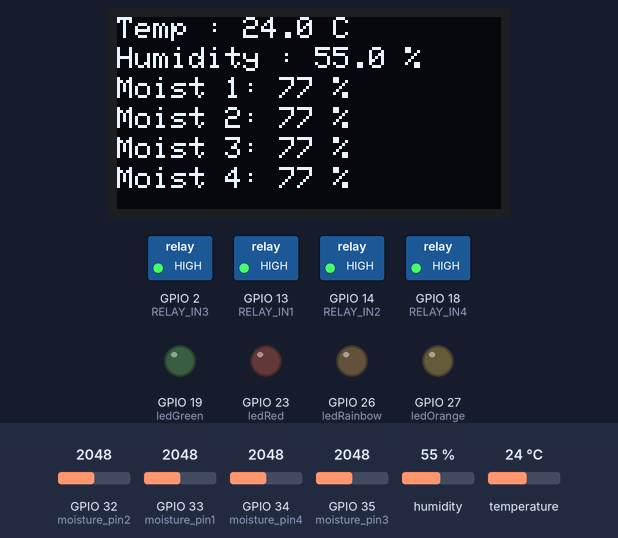
Simulated run of this sketch. Board: ESP32. Shown: 128×64 one-colour display, switched loads named in the sketch (green lamp = pin HIGH), output pins drawn as LEDs (lit = HIGH). The inputs (shaded band) are chosen by the test bench; at power-on: GPIO 32 (moisture_pin2) = 2048, GPIO 33 (moisture_pin1) = 2048, humidity 55 %, GPIO 34 (moisture_pin4) = 2048, GPIO 35 (moisture_pin3) = 2048, temperature 24 °C. What the sketch prints to the serial monitor is not drawn.

Above: at 3.3 s.
3.4 s: GPIO 32 (moisture_pin2) set to 2731
At 13.4 s:
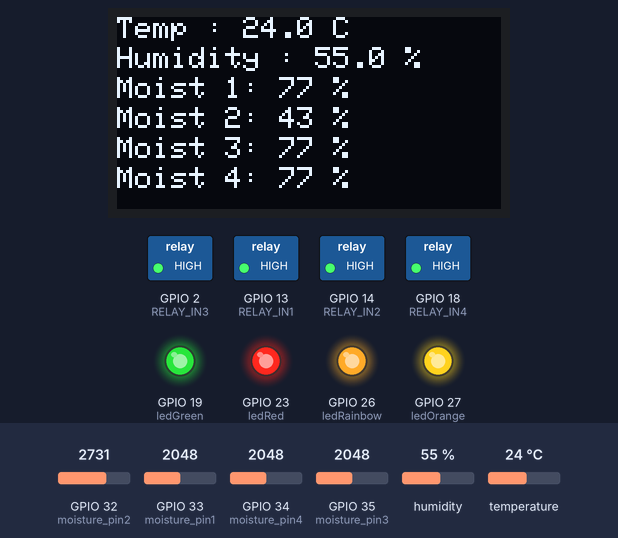
13.7 s: GPIO 32 (moisture_pin2) set to 2850
At 22.7 s:
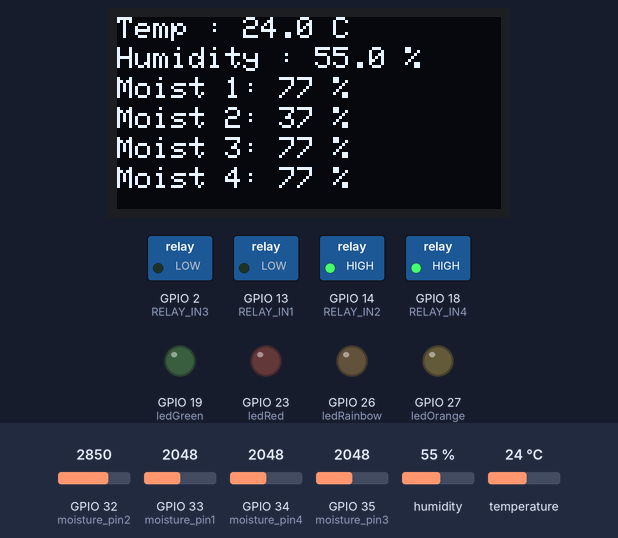
23.7 s: GPIO 33 (moisture_pin1) set to 2766
At 32.9 s:
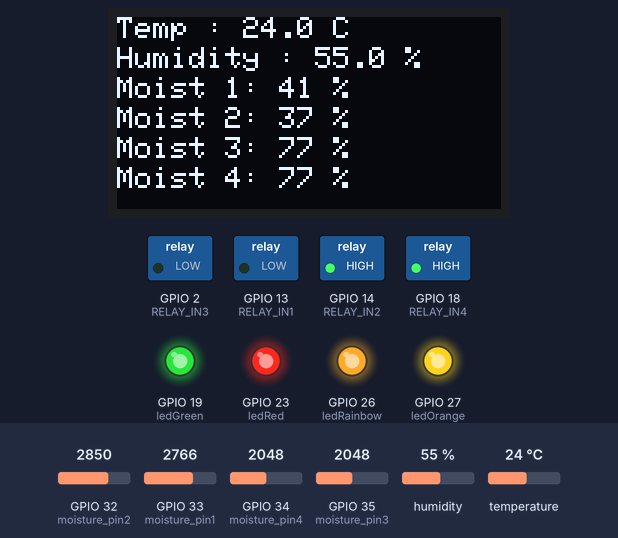
33.8 s: GPIO 33 (moisture_pin1) set to 2862
At 43.1 s:
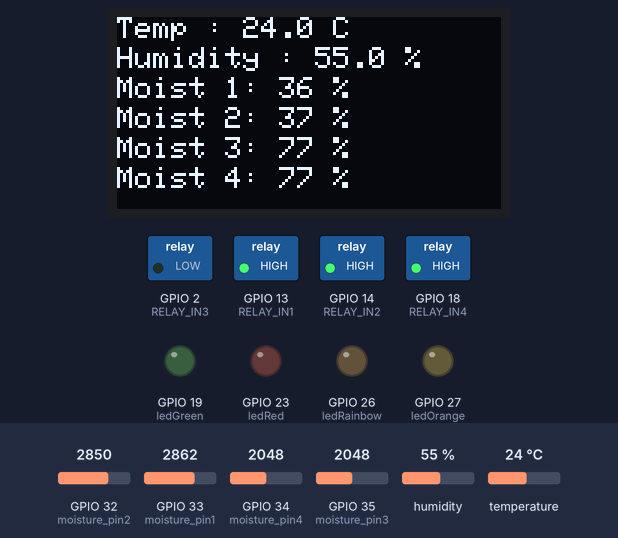
43.8 s: GPIO 32 (moisture_pin2) set to 1228
At 53.4 s:
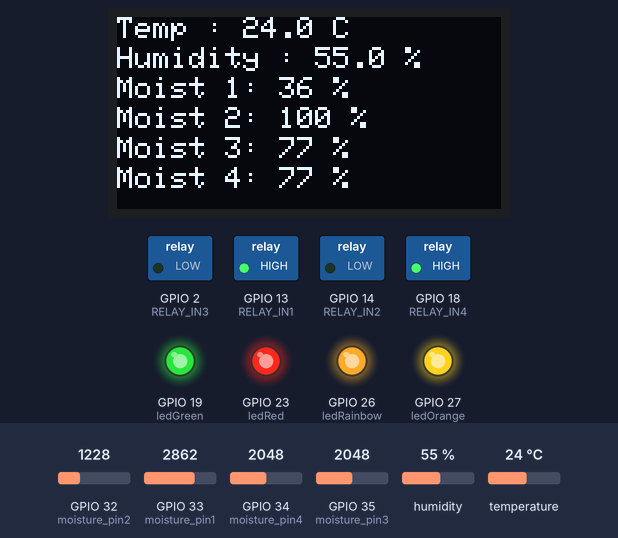
53.8 s: humidity set to 22 %
At 63.6 s:
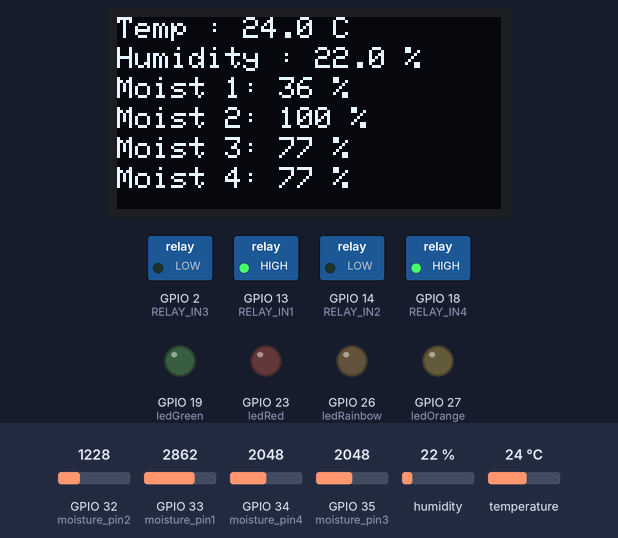
Timing chart, 0 to 104.0 s (numbered marks = the images above; inputs shaded):
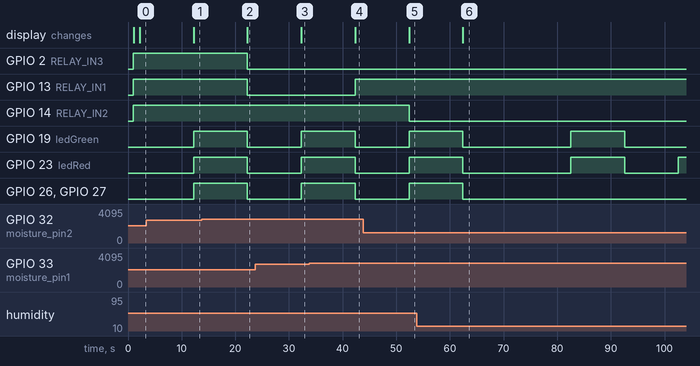

The sketch:

_System_with_IoT_Data_Collection__Data_Sender_using_ESP-NOW_.ino
```cpp
//----------------------------------------------------------------
// The Learning Farm ESP32 Automated Irrigation System v2.0 with IoT Data Collection (Initial Prototype, Data Sender using ESP-NOW)
//
// Vincent Tjoa, July 3, 2025
// TLF_PROTOTYPE_ESP32_RELAY_SENSORS

#include <DHT.h>
#include <DHT_U.h>
#include <HardwareSerial.h>
#include <Wire.h>
#include <Adafruit_GFX.h>
#include <Adafruit_SSD1306.h>
#include <WiFi.h>
#include <esp_now.h>
#include <esp_wifi.h>

// Relay Setup
#define RELAY_IN1 13
#define RELAY_IN2 14
#define RELAY_IN3 2
#define RELAY_IN4 18

// DHT22 Setup
#define DHTPIN 25
#define DHTTYPE DHT22
DHT dht(DHTPIN, DHTTYPE);

// LED Pins
const int ledGreen = 19;
const int ledRed = 23;
const int ledOrange = 27;
const int ledRainbow = 26;

// Soil Moisture Setup
const int moisture_pin1 = 33;
const int moisture_pin2 = 32;
const int moisture_pin3 = 35;
const int moisture_pin4 = 34;
int moisture_raw1 = 0, moisture_raw2 = 0, moisture_raw3 = 0, moisture_raw4 = 0;
int moisture_percent1 = 0, moisture_percent2 = 0, moisture_percent3 = 0, moisture_percent4 = 0;

// OLED Setup
#define SCREEN_WIDTH 128
#define SCREEN_HEIGHT 64
#define OLED_RESET -1
Adafruit_SSD1306 display(SCREEN_WIDTH, SCREEN_HEIGHT, &Wire, OLED_RESET);

// ESP-NOW Setup
uint8_t receiverMac[] = {0xCC, 0xDB, 0xA7, 0x9D, 0x77, 0xAC};
esp_now_peer_info_t peerInfo;

typedef struct struct_message {
  float temperature;
  float humidity;
  int moisture1;
  int moisture2;
  int moisture3;
  int moisture4;
} struct_message;

struct_message sensorData;

void OnDataSent(const uint8_t *mac_addr, esp_now_send_status_t status) {
  Serial.print("ESP-NOW Send Status: ");
  Serial.println(status == ESP_NOW_SEND_SUCCESS ? "Success" : "Fail");
}

void initESPNow() {
  WiFi.mode(WIFI_STA);
  delay(100);

  // Set WiFi channel (optional if matching receiver's channel)
  esp_wifi_set_promiscuous(true);
  esp_wifi_set_channel(6, WIFI_SECOND_CHAN_NONE);
  esp_wifi_set_promiscuous(false);

  if (esp_now_init() != ESP_OK) {
    Serial.println("❌ Error initializing ESP-NOW");
    return;
  }

  esp_now_register_send_cb(OnDataSent);
  memcpy(peerInfo.peer_addr, receiverMac, 6);
  peerInfo.channel = 0;
  peerInfo.encrypt = false;

  if (esp_now_add_peer(&peerInfo) != ESP_OK) {
    Serial.println("❌ Failed to add ESP-NOW peer");
  } else {
    Serial.println("✅ ESP-NOW peer added");
  }
}

// Moisture Mapping Function
int mapMoisture(int raw) {
  int percent = ((3600 - raw) / (3600.0 - 1600.0)) * 100;
  return constrain(percent, 0, 100);
}

// LED Blink Struct
struct BlinkState {
  unsigned long previousMillis = 0;
  int blinkCount = 0;
  int blinkLimit = 0;
  bool ledState = false;
};

BlinkState greenBlink, redBlink, orangeBlink, rainbowBlink;

void handleBlink(int pin, BlinkState &state, int totalBlinks);

void handleBlink(int pin, BlinkState &state, int totalBlinks) {
  unsigned long currentMillis = millis();
  const int onTime = 200;
  const int offTime = 100;

  // If blinking is finished
  if (state.blinkCount >= state.blinkLimit * 2) {
    digitalWrite(pin, LOW);
    // Update blink limit if changed
    if (totalBlinks != state.blinkLimit) {
      state.blinkCount = 0;
      state.blinkLimit = totalBlinks;
      state.previousMillis = currentMillis;
      state.ledState = false;
    }
    return;
  }

  // Start new blink cycle if needed
  if (state.blinkLimit == 0 && totalBlinks > 0) {
    state.blinkCount = 0;
    state.blinkLimit = totalBlinks;
    state.previousMillis = currentMillis;
    state.ledState = false;
  }

  int interval = state.ledState ? onTime : offTime;
  if (currentMillis - state.previousMillis >= interval) {
    state.previousMillis = currentMillis;
    state.ledState = !state.ledState;
    digitalWrite(pin, state.ledState ? HIGH : LOW);
    state.blinkCount++;
  }
}

void setup() {
  Serial.begin(115200);
  Wire.begin();
  dht.begin();
  delay(1000);

  pinMode(RELAY_IN1, OUTPUT);
  pinMode(RELAY_IN2, OUTPUT);
  pinMode(RELAY_IN3, OUTPUT);
  pinMode(RELAY_IN4, OUTPUT);

  digitalWrite(RELAY_IN1, HIGH);
  digitalWrite(RELAY_IN2, HIGH);
  digitalWrite(RELAY_IN3, HIGH);
  digitalWrite(RELAY_IN4, HIGH);

  pinMode(ledGreen, OUTPUT);
  pinMode(ledRed, OUTPUT);
  pinMode(ledOrange, OUTPUT);
  pinMode(ledRainbow, OUTPUT);

  if (!display.begin(SSD1306_SWITCHCAPVCC, 0x3C)) {
    Serial.println(F("❌ SSD1306 allocation failed"));
    for (;;);
  }

  display.clearDisplay();
  display.setTextSize(2);
  display.setTextColor(WHITE);
  display.setCursor(5, 30);
  display.println("Booting...");
  display.display();
  delay(1000);
  display.clearDisplay();

  initESPNow();
}

void loop() {
  float dhtTemp = dht.readTemperature();
  float humidity = dht.readHumidity();

  moisture_raw1 = analogRead(moisture_pin1);
  moisture_raw2 = analogRead(moisture_pin2);
  moisture_raw3 = analogRead(moisture_pin3);
  moisture_raw4 = analogRead(moisture_pin4);

  moisture_percent1 = mapMoisture(moisture_raw1);
  moisture_percent2 = mapMoisture(moisture_raw2);
  moisture_percent3 = mapMoisture(moisture_raw3);
  moisture_percent4 = mapMoisture(moisture_raw4);

  Serial.printf("\nTemp: %.1f C, Humidity: %.1f %%\n", dhtTemp, humidity);
  Serial.printf("Moisture 1: %d %% (raw %d)\n", moisture_percent1, moisture_raw1);
  Serial.printf("Moisture 2: %d %% (raw %d)\n", moisture_percent2, moisture_raw2);
  Serial.printf("Moisture 3: %d %% (raw %d)\n", moisture_percent3, moisture_raw3);
  Serial.printf("Moisture 4: %d %% (raw %d)\n", moisture_percent4, moisture_raw4);

  display.clearDisplay();
  display.setTextSize(1);
  display.setCursor(0, 0); display.printf("Temp : %.1f C\n", dhtTemp);
  display.setCursor(0, 10); display.printf("Humidity : %.1f %%\n", humidity);
  display.setCursor(0, 20); display.printf("Moist 1: %d %%\n", moisture_percent1);
  display.setCursor(0, 30); display.printf("Moist 2: %d %%\n", moisture_percent2);
  display.setCursor(0, 40); display.printf("Moist 3: %d %%\n", moisture_percent3);
  display.setCursor(0, 50); display.printf("Moist 4: %d %%\n", moisture_percent4);
  display.display();

  handleBlink(ledGreen, greenBlink, moisture_percent1 / 20);
  handleBlink(ledRed, redBlink, moisture_percent2 / 20);
  handleBlink(ledOrange, orangeBlink, moisture_percent3 / 20);
  handleBlink(ledRainbow, rainbowBlink, moisture_percent4 / 20);


  // Relay Conditions
  bool moist1_low = (moisture_percent1 < 40);
  bool moist2_low = (moisture_percent2 < 40);

  // Pump (Relay IN3) ON if either soil 1 or 2 is dry
  if (moist1_low || moist2_low) {
    digitalWrite(RELAY_IN3, LOW);  // ON (active-low)
  } else {
    digitalWrite(RELAY_IN3, HIGH); // OFF
  }

  // Valve 1 (Relay IN1) ON if moist1 > 40 and moist2 < 40
  if (!moist1_low && moist2_low) {
    digitalWrite(RELAY_IN1, LOW);  // ON
  } else {
    digitalWrite(RELAY_IN1, HIGH); // OFF
  }

  // Valve 2 (Relay IN2) ON if moist2 > 40 and moist1 < 40
  if (!moist2_low && moist1_low) {
    digitalWrite(RELAY_IN2, LOW);  // ON
  } else {
    digitalWrite(RELAY_IN2, HIGH); // OFF
  }

  // Relay IN4 not used or set to OFF
  digitalWrite(RELAY_IN4, HIGH);// Relay logic (active-low)

  // Send Data via ESP-NOW
  sensorData.temperature = dhtTemp;
  sensorData.humidity = humidity;
  sensorData.moisture1 = moisture_percent1;
  sensorData.moisture2 = moisture_percent2;
  sensorData.moisture3 = moisture_percent3;
  sensorData.moisture4 = moisture_percent4;

  esp_err_t result = esp_now_send(receiverMac, (uint8_t *)&sensorData, sizeof(sensorData));
  if (result == ESP_OK) {
    Serial.println("✅ ESP-NOW Data sent");
  } else {
    Serial.printf("❌ ESP-NOW Send Error (%d)\n", result);
  }

  delay(10000);

}

/*
  moisture_raw1 = analogRead(moisture_pin1);
  // Updated mapping for soil_moisture_1: 1550 (wet) -> 100%, 3700 (dry) -> 0%
  moisture_percent1 = ((3600 - moisture_raw1) / (3600.0 - 1600.0)) * 100;
  moisture_percent1 = constrain(moisture_percent1, 0, 100); // Clamp between 0–100

  moisture_raw2 = analogRead(moisture_pin2);
  // Updated mapping for soil_moisture_2: 1550 (wet) -> 100%, 3700 (dry) -> 0%
  moisture_percent2 = ((3600 - moisture_raw2) / (3600.0 - 1600.0)) * 100;
  moisture_percent2 = constrain(moisture_percent2, 0, 100); // Clamp between 0–100

  moisture_raw3 = analogRead(moisture_pin3);
  // Updated mapping for soil_moisture_3: 1550 (wet) -> 100%, 3700 (dry) -> 0%
  moisture_percent3 = ((3600 - moisture_raw3) / (3600.0 - 1600.0) * 100);
  moisture_percent3 = constrain(moisture_percent3, 0, 100); // Clamp between 0–100

  moisture_raw4 = analogRead(moisture_pin4);
  // Updated mapping for soil_moisture_4: 1550 (wet) -> 100%, 3300 (dry) -> 0%
  moisture_percent4 = ((3600 - moisture_raw4) / (3600.0 - 1600.0)) * 100;
  moisture_percent4 = constrain(moisture_percent4, 0, 100); // Clamp between 0–100
*/
```

Measured:
- the behaviour switches between 2800 and 2801 on GPIO 32 (moisture_pin2) (found by bisection; images 1 and 2)
- the behaviour switches between 2800 and 2801 on GPIO 33 (moisture_pin1) (found by bisection; images 3 and 4)
- after the input at 3.4 s, the display: changes after 8.8 s (image 1)
- after the input at 13.7 s, GPIO 2 (RELAY_IN3), GPIO 13 (RELAY_IN1): HIGH → LOW after 8.6 s; the display: changes after 8.6 s (image 2)
- after the input at 23.7 s, the display: changes after 8.6 s (image 3)
- after the input at 33.8 s, GPIO 13 (RELAY_IN1): LOW → HIGH after 8.5 s; the display: changes after 8.5 s (image 4)
- after the input at 43.8 s, GPIO 14 (RELAY_IN2): HIGH → LOW after 8.6 s; the display: changes after 8.6 s (image 5)
- after the input at 53.8 s, the display: changes after 8.6 s (image 6)
